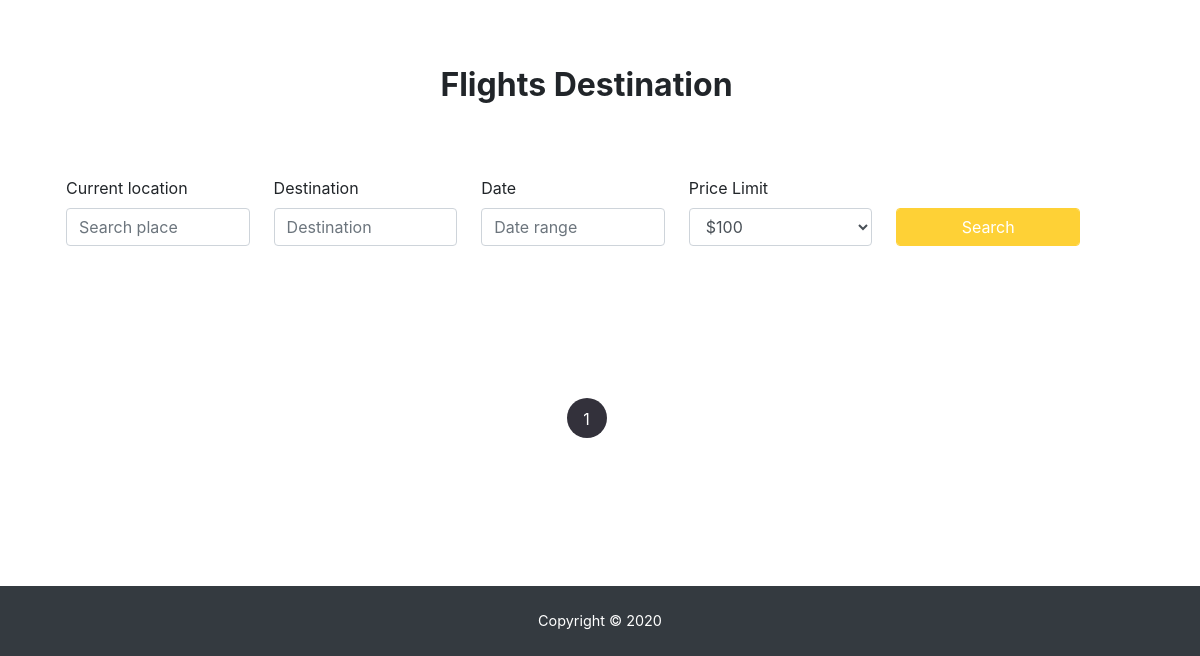
/Home/Flights (lower part), run on an earlier commit of the app's database.
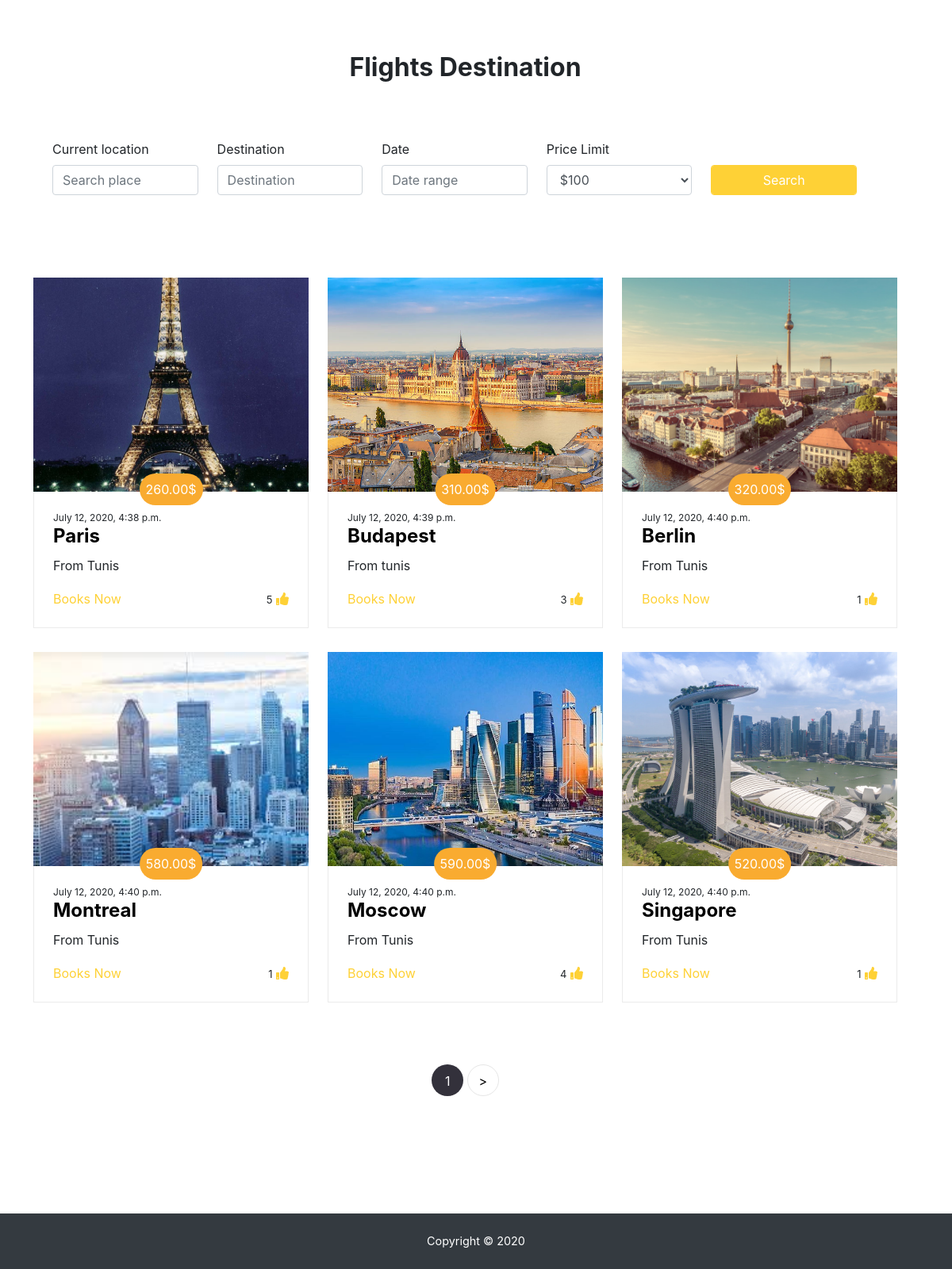
And on a later commit of the database.
### Flights/models.py (models this page shows, shortened)
class Flight(models.Model):
    Departure = models.CharField(max_length=20)
    Arrival = models.CharField(max_length=20)
    FlightDate = models.DateTimeField()
    Price = models.DecimalField(max_digits=7, decimal_places=2)
    image = models.ImageField(default='default.jpg', upload_to='destination_pics')
    created = models.DateTimeField(auto_now_add=True)
    likes = models.ManyToManyField(User, blank=True)

### Flights/views.py (the view)
# urls.py: url('Flights', views.Flights_View, name='Flights'),
def Flights_View(request):
    Flights = Flight.objects.all()
    paginator = Paginator(Flights, 6)
    page_number = request.GET.get('page')
    if (page_number == None):
        page_obj =paginator.get_page(1)
    else:
        page_obj = paginator.get_page(page_number)
    return render(request,'Flight/Flights.html',{'Flights_pg':page_obj})

### Flights/templates/Flight/Flights.html (shortened to what the changed rows need)
{% extends "base.html" %}
{% block content %}
<section>
  <div class="container">
      <div class="row justify-content-center pb-4">
    <div class="col-md-12 heading-section text-center">
      <h2 class="mb-4">Flights Destination</h2>
    </div>
  </div>
    <div class="row justify-content-center" id="flights_data">
      {% for flight in Flights_pg %}
        <div class="col-md-4">
            <div class="project-wrap">
                <a href="#" class="img" style="background-size: cover;
                background-repeat: no-repeat;background-position: 50% 50%;background-image: url(./media/{{ flight.image }});"></a>
                <div class="text p-4">
                    <span class="price">{{ flight.Price }}$</span>
                    <span class="days">{{ flight.FlightDate }}</span>
                    <h3><a href="#">{{ flight.Arrival }}</a></h3>
                    <p class="location"> From {{ flight.Departure }}</p>
                    <div class="d-flex justify-content-between" id="heart_div">
                        {% if user.is_authenticated %}
                        <div>
                        <a href="#">Books Now</a>
                        </div>
                        <div class="flight{{flight.pk}}">
                        <span>{{flight.likes.all.count}}</span>
                        {% if user in flight.likes.all %}
                        <a href="" id="flightid={{flight.id}}" onclick="dislike(document.getElementById(this.id).parentNode);return false;"><i class="fas fa-heart"></i></a>
                        {% else %}
                        <a href="" id="flightid={{flight.id}}" onclick="like(document.getElementById(this.id).parentNode);return false;"><i class="far fa-heart"></i></a>
                        {% endif %}
                        </div>
                        {% else %}
                        <a href="#" data-toggle="modal" data-target="#loginModal">Books Now</a>
                        <div>
                        <span>{{flight.likes.all.count}}</span>&nbsp;<a href="#" data-toggle="modal" data-target="#loginModal"><i class="fa fa-thumbs-up" aria-hidden="true"></i></a>
                        </div>
                        {% endif %}
                    </div>
                </div>
            </div>
        </div>
        {% endfor %}
    </div>
  <div class="row mt-5" id="pagination_div">
    <div class="col text-center">
      <div class="block-27">
        <ul>
          {% if Flights_pg.has_next %}
          <li><a href="?page={{ Flights_pg.next_page_number }}">&gt;</a></li>
          {% endif %}
        </ul>
      </div>
    </div>
  </div>
  </div>
</section>
{% endblock %}

What changed in the data, as far as the page shows it:
added Flight: image (picture), Price "260.00", FlightDate "July 12, 2020, 4:38 p.m.", Arrival "Paris", Departure "Tunis", likes.all.count "5"
added Flight: image (picture), Price "310.00", FlightDate "July 12, 2020, 4:39 p.m.", Arrival "Budapest", Departure "tunis", likes.all.count "3"
added Flight: image (picture), Price "320.00", FlightDate "July 12, 2020, 4:40 p.m.", Arrival "Berlin", Departure "Tunis", likes.all.count "1"
added Flight: image (picture), Price "580.00", FlightDate "July 12, 2020, 4:40 p.m.", Arrival "Montreal", Departure "Tunis", likes.all.count "1"
added Flight: image (picture), Price "590.00", FlightDate "July 12, 2020, 4:40 p.m.", Arrival "Moscow", Departure "Tunis", likes.all.count "4"
added Flight: image (picture), Price "520.00", FlightDate "July 12, 2020, 4:40 p.m.", Arrival "Singapore", Departure "Tunis", likes.all.count "1"
